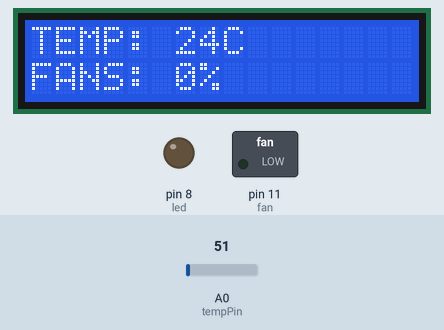
This sketch was run on a simulated Arduino Uno, built with avr-gcc and run on an emulated ATmega328P. Parts: 16×2 character LCD, switched loads named in the sketch (green lamp = pin HIGH), output pins drawn as LEDs (lit = HIGH). The test bench sets the inputs (shaded band); at power-on: A0 (tempPin) = 51. What the sketch prints to the serial monitor is not drawn.

Above: at 1.2 s.
1.3 s: A0 (tempPin) set to 66
At 1.7 s:
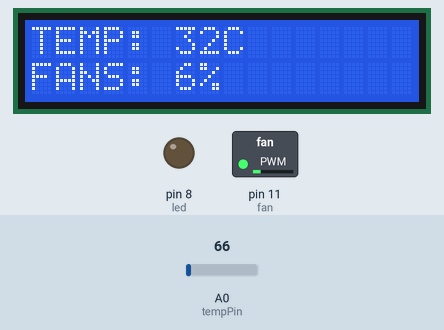
3.8 s: A0 (tempPin) set to 112
At 4.16 s:
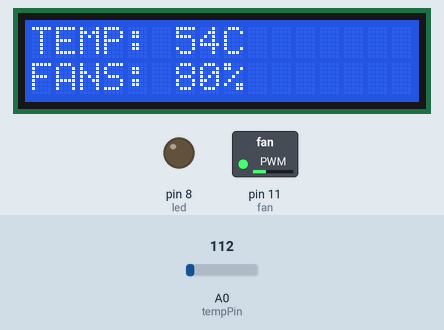
6.2 s: A0 (tempPin) set to 132
At 6.42 s:
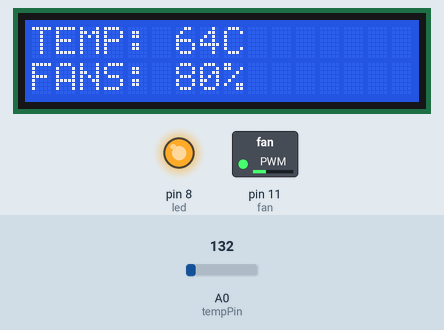
8.5 s: A0 (tempPin) set to 61
At 8.88 s:
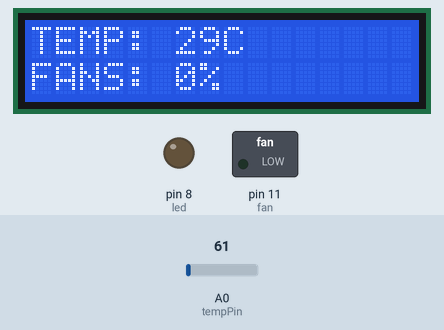
11.5 s: A0 (tempPin) set to 163
At 11.76 s:
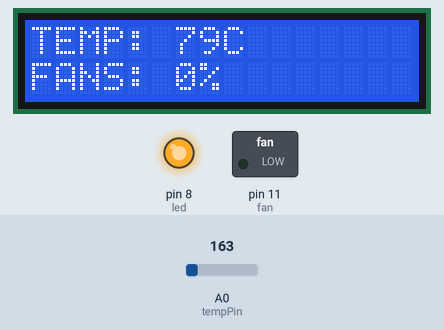
Timing chart, 0 to 14.5 s (numbered marks = the images above; inputs shaded):
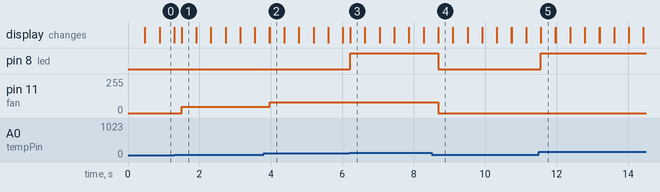

The sketch:

FanspeedController_Code.ino
```cpp
#include <LiquidCrystal.h>
LiquidCrystal lcd(2,3,4,5,6,7);
int tempPin = A0; // the output pin of LM35
int fan = 11; // the pin where fan is
int led = 8; // led pin
int temp;
int tempMin = 30; // the temperature to start the fan 0%
int tempMax = 60; // the maximum temperature when fan is at 100%
int fanSpeed;
int fanLCD;

void setup() {
pinMode(fan, OUTPUT);
pinMode(led, OUTPUT);
pinMode(tempPin, INPUT);
lcd.begin(16,2);
Serial.begin(9600);
}

void loop()
{
temp = readTemp(); // get the temperature
Serial.print( temp );
if(temp < tempMin) // if temp is lower than minimum temp
{
fanSpeed = 0; // fan is not spinning
analogWrite(fan, fanSpeed);
fanLCD=0;
digitalWrite(fan, LOW);
}
if((temp >= tempMin) && (temp <= tempMax)) // if temperature is higher than minimum temp
{
fanSpeed = temp;//map(temp, tempMin, tempMax, 0, 100); // the actual speed of fan//map(temp, tempMin, tempMax, 32, 255);
fanSpeed=1.5*fanSpeed;
fanLCD = map(temp, tempMin, tempMax, 0, 100); // speed of fan to display on LCD100
analogWrite(fan, fanSpeed); // spin the fan at the fanSpeed speed
}

if(temp > tempMax) // if temp is higher than tempMax
{
digitalWrite(led, HIGH); // turn on led
}
else // else turn of led
{
digitalWrite(led, LOW);
}

lcd.print("TEMP: ");
lcd.print(temp); // display the temperature
lcd.print("C ");
lcd.setCursor(0,1); // move cursor to next line
lcd.print("FANS: ");
lcd.print(fanLCD); // display the fan speed
lcd.print("%");
delay(200);
lcd.clear();
}

int readTemp() { // get the temperature and convert it to celsius
temp = analogRead(tempPin);
return temp * 0.48828125;
}
```

Measured:
- the behaviour switches between 61 and 62 on A0 (tempPin) (found by bisection; images 0 and 1)
- the behaviour switches between 124 and 125 on A0 (tempPin) (found by bisection; images 2 and 3)
- after the input at 1.3 s, pin 11 (fan): 0/255 → 48/255 after 0.20 s; the display: changes after 0.20 s (image 1)
- after the input at 3.8 s, pin 11 (fan): 48/255 → 81/255 after 0.16 s; the display: first differs from a run without the input after 0.16 s (image 2)
- after the input at 6.2 s, pin 8 (led): LOW → HIGH at once; the display: changes at once (image 3)
- after the input at 8.5 s, pin 8 (led): HIGH → LOW after 0.18 s; pin 11 (fan): 81/255 → 0/255 after 0.18 s; the display: first differs from a run without the input after 0.19 s (image 4)
- after the input at 11.5 s, pin 8 (led): LOW → HIGH after 0.06 s; the display: first differs from a run without the input after 0.06 s (image 5)
